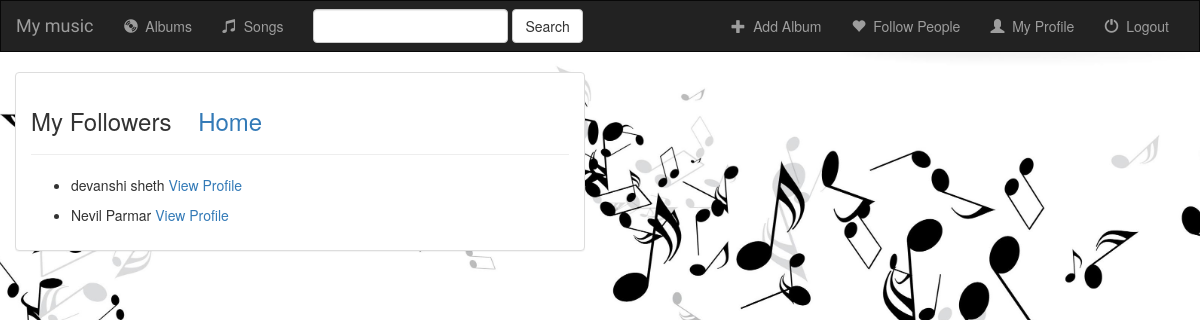
The app's page /users/my_followers/ (signed in), older data.
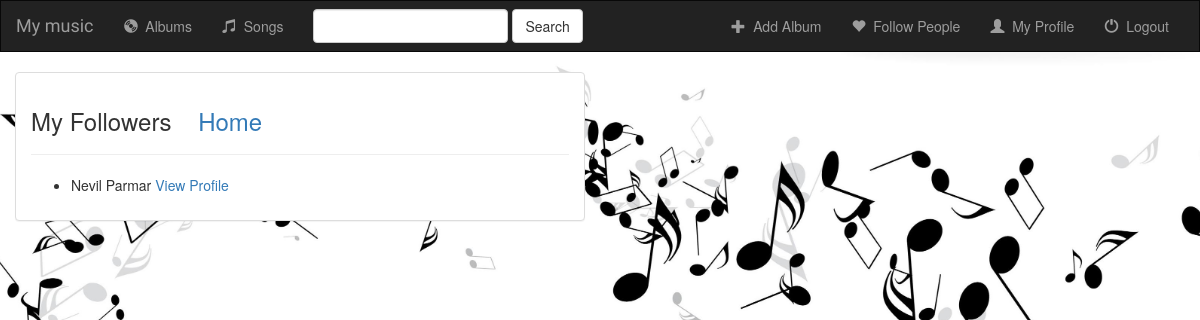
The same page, newer data.
### users/models.py (models this page shows)
class Friend(models.Model):
    follower = models.ForeignKey(User, related_name="followees",on_delete=models.CASCADE)
    followee = models.ForeignKey(User, related_name="followers",on_delete=models.CASCADE)
    created_at = models.DateTimeField(auto_now_add=True)
    updated_at = models.DateTimeField(auto_now=True)

### users/views.py (the view)
# urls.py: path('my_followers/', views.my_followers, name="my_followers"),
def my_followers(request):
    context = {
        "my_followers": Friend.objects.filter(followee__id=request.session['id'])
        }
    return render(request, 'users/my_followers.html', context)

### templates/users/my_followers.html (shortened to what this page needs)
{% extends 'base.html' %}
{% block body %}
<div class="container-fluid">
    <div class="row">
        <div class="col-sm-12 col-md-6">
            <div class="panel panel-default">
                <div class="panel-body">
                    <h3>My Followers
                    <a href="{% url 'users:index' %}">&emsp13;&emsp14;&emsp14;Home</h3></a>
                    <hr>
                    {% for follower in my_followers %}
                        <ul>
                            <li>{{ follower.follower.first_name }} {{ follower.follower.last_name }}&nbsp;<a
                                    href="{% url 'users:follower_profile' follower_id=follower.id %}">View Profile</a>
                            </li>
                        </ul>
                    {% endfor %}
                </div>
            </div>
        </div>
    </div>
</div>
{% endblock %}

### templates/base.html (shortened to what this page needs)
<!DOCTYPE html>
<html lang="en">
<head>
    {% load static %}
    <link href="https://maxcdn.bootstrapcdn.com/bootstrap/3.3.6/css/bootstrap.min.css" rel="stylesheet">
    <link rel="stylesheet" type="text/css" href="{% static 'music/style.css' %}"/>
</head>
<body>
<nav class="navbar navbar-inverse">
    <div class="container-fluid">
        <div class="navbar-header">
            <a class="navbar-brand" href="{% url 'users:index' %}">My music</a>
        </div>
        <div class="collapse navbar-collapse" id="topNavBar">
            <ul class="nav navbar-nav">
                <li class="{% block albums_active %}{% endblock %}"><a href="{% url 'users:index' %}"><span
                        class="glyphicon glyphicon-cd" aria-hidden="true"></span>&nbsp; Albums</a></li>
                <li class="{% block songs_active %}{% endblock %}"><a href="{% url 'music:songs' 'all' %}"><span
                        class="glyphicon glyphicon-music" aria-hidden="true"></span>&nbsp; Songs</a></li>
            </ul>
            <form class="navbar-form navbar-left" role="search" method="get" action="{% url 'users:index' %}">
                <div class="form-group">
                    <input type="text" class="form-control" name="q" value="{{ request.GET.q }}">
                </div>
                <button type="submit" class="btn btn-default">Search</button>
            </form>
            <ul class="nav navbar-nav navbar-right">
                <li>
                    <a href="{% url 'music:create_album' %}">
                        <span class="glyphicon glyphicon-plus" aria-hidden="true"></span>&nbsp; Add Album
                    </a>
                </li>
                <li>
                    <a href="{% url 'users:follow_users' %}">
                        <span class="glyphicon glyphicon-heart" aria-hidden="true"></span>&nbsp; Follow People
                    </a>
                </li>
                <li>
                    <a href="{% url 'users:profile' %}">
                        <span class="glyphicon glyphicon-user" aria-hidden="true"></span>&nbsp; My Profile
                    </a>
                </li>
                <li>
                    <a href="{% url 'users:logout_user' %}">
                        <span class="glyphicon glyphicon-off" aria-hidden="true"></span>&nbsp; Logout
                    </a>
                </li>
            </ul>
        </div>
    </div>
</nav>
{% block body %}
{% endblock %}
</body>
</html>

### static/music/style.css (style rules this page uses)
body { background: url("images/background.jpg"); height: 100%; background-position: center; background-repeat: no-repeat; background-size: cover; }
html { height: 100%; }
.navbar { border-radius: 0; }
.navbar-brand { font-family: 'Satisfy', cursive; }

Row changes from the older to the newer data that the page shows:
removed Friend: follower.first_name "devanshi", follower.last_name "sheth"
